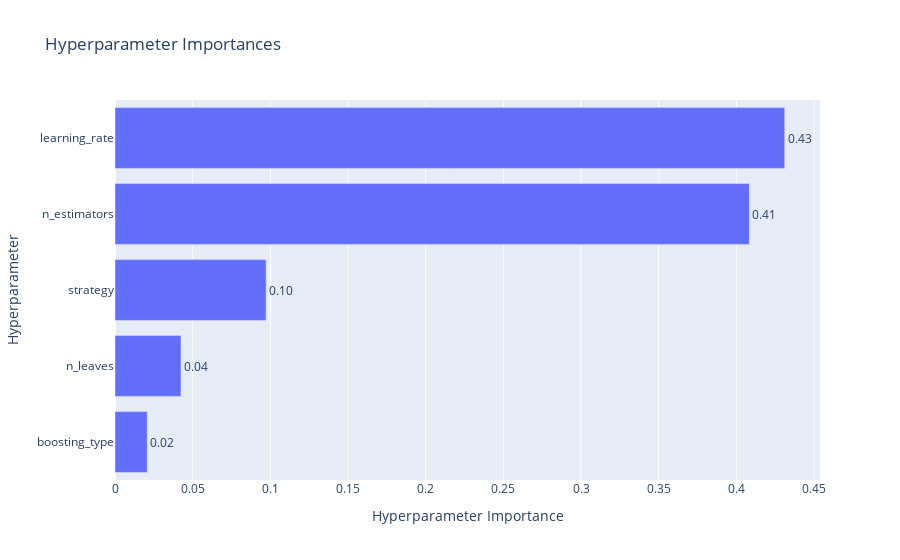

Notebook source saved alongside this figure:
### Code cell
# Gráfico de importancia de hiperparámetros
plot_param_importances(studyLGMB, target_name="Macro Average F1-Score")

### Figure 1 — Plotly figure (JSON) as saved in the notebook; plotly's stock layout.template omitted (floating-point values rounded to 4 significant figures)
{"data": [{"cliponaxis": false, "hovertemplate": ["boosting_type (CategoricalDistribution): 0.02078089018183287<extra></extra>", "n_leaves (IntDistribution): 0.042472274138504976<extra></extra>", "strategy (CategoricalDistribution): 0.0972738714016716<extra></extra>", "n_estimators (IntDistribution): 0.40835183318211615<extra></extra>", "learning_rate (FloatDistribution): 0.4311211310958746<extra></extra>"], "name": "Macro Average F1-Score", "orientation": "h", "text": ["0.02", "0.04", "0.10", "0.41", "0.43"], "textposition": "outside", "type": "bar", "x": [0.02078, 0.04247, 0.09727, 0.4084, 0.4311], "y": ["boosting_type", "n_leaves", "strategy", "n_estimators", "learning_rate"]}], "layout": {"title": {"text": "Hyperparameter Importances"}, "xaxis": {"title": {"text": "Hyperparameter Importance"}}, "yaxis": {"title": {"text": "Hyperparameter"}}}}
